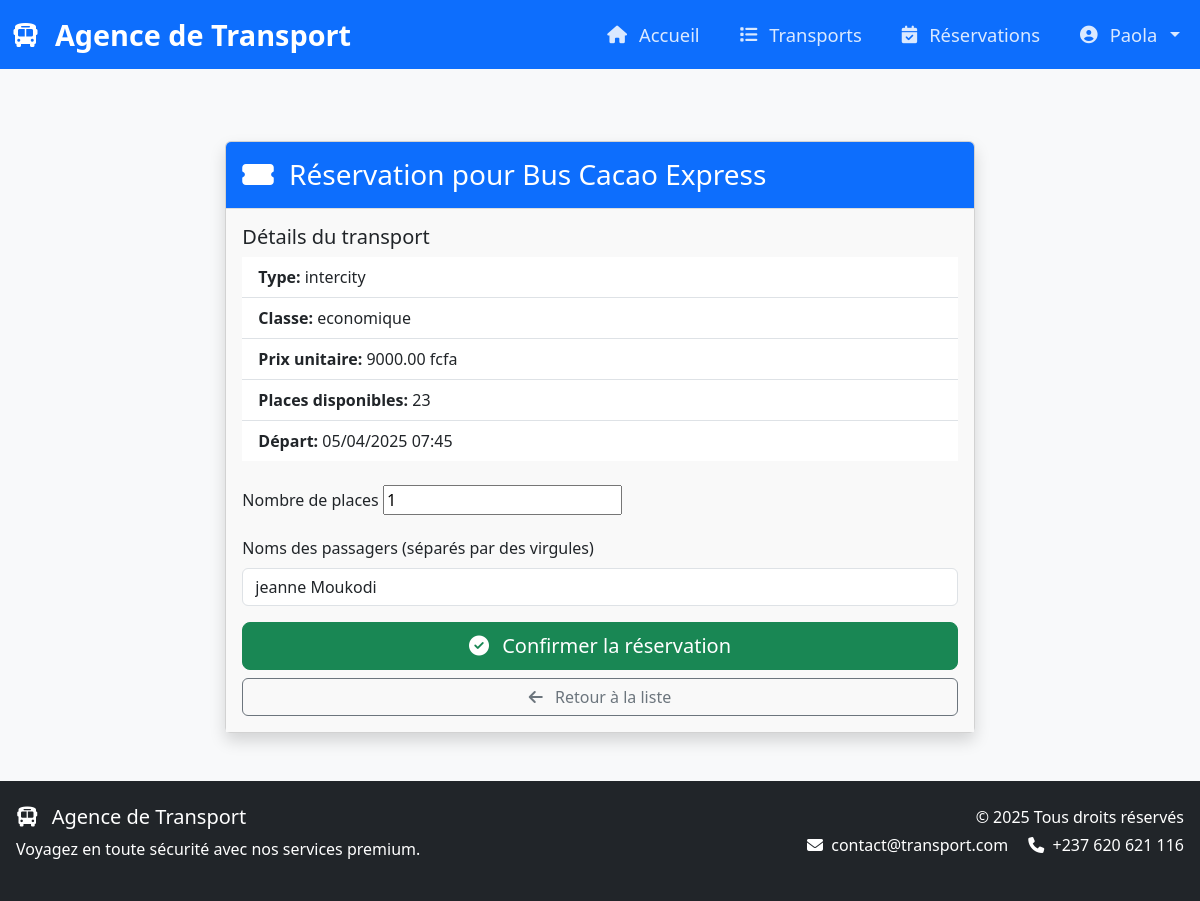
Before: /voyage/reserve/4/ (signed in) with the older database file.
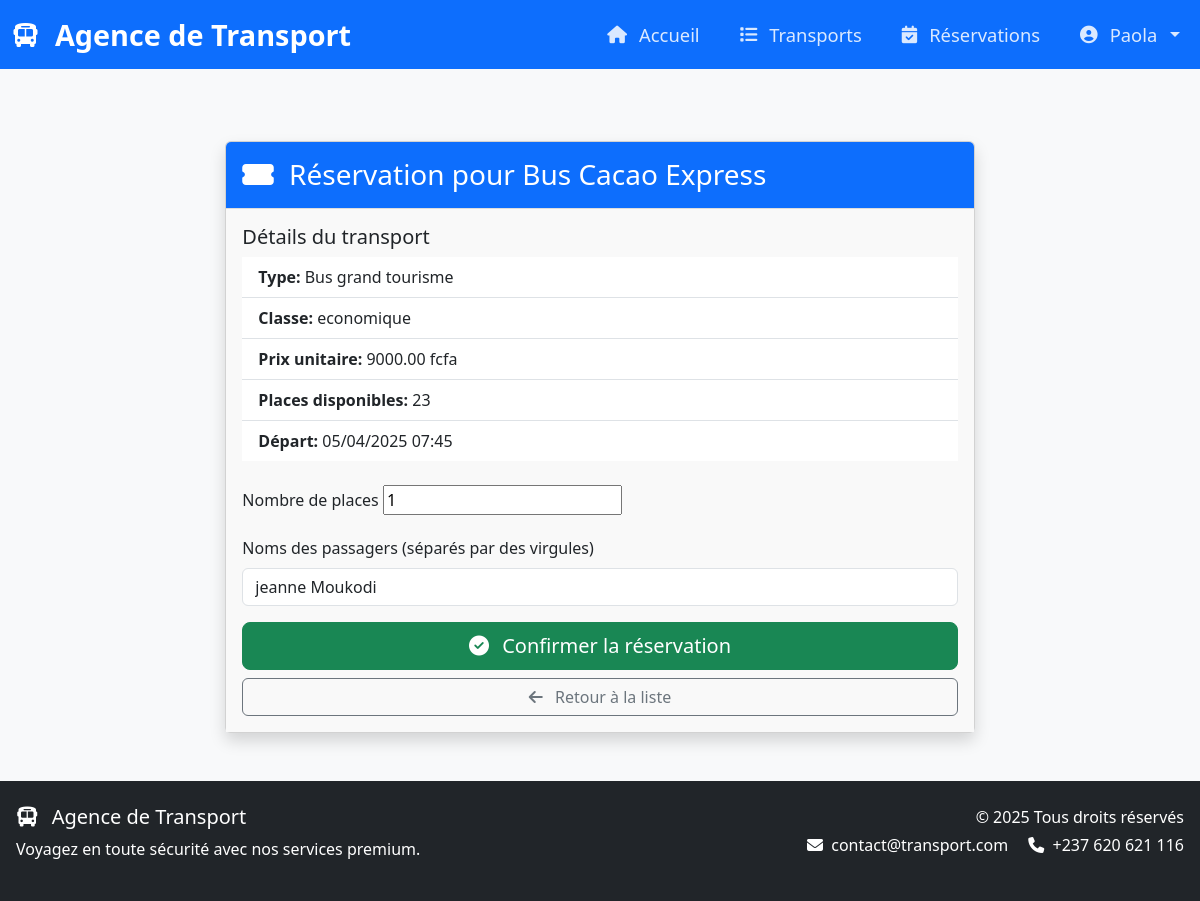
After: the same page with the newer database file.
### transport/models.py (models this page shows, shortened)
class Transport(models.Model):
    TRANSPORT_TYPES = [
    ('minibus', 'Minibus'),
    ('microbus', 'Microbus'),
    ('urbain', 'Urbain'),
    ('articuled_bus', 'Bus articulé'),
    ('coach_bus', 'Bus grand tourisme'),
    ('articulated_bus', 'Bus articulé'),
    ('double_decker', 'Bus à étage'),
    ('autre', 'Autre type de bus'),
]
    TRANSPORT_CLASSES = [
        ('commun', 'Commun'),
        ('vip', 'VIP'),
        ('luxe', 'Luxe'),
        ('eco', 'Economique'),
        ('premium', 'Premium'),
        ('standard', 'Standard'),  # Ajout de la valeur 'standard'
    ]
    name = models.CharField(max_length=100)
    description = models.TextField()
    type = models.CharField(max_length=20, choices=TRANSPORT_TYPES, default='minibus')
    classe = models.CharField(max_length=10, choices=TRANSPORT_CLASSES, default='commun')
    capacity = models.PositiveIntegerField(validators=[MinValueValidator(1)])
    available_seats = models.PositiveIntegerField(default=0)
    departure_time = models.DateTimeField()
    arrival_time = models.DateTimeField()
    price = models.DecimalField(max_digits=10, decimal_places=2, validators=[MinValueValidator(0)])
    departure_city = models.CharField(max_length=100)
    arrival_city = models.CharField(max_length=100)
    class Meta:
        ordering = ['departure_time']
        verbose_name = "Transport"
        verbose_name_plural = "Transports"

### transport/views.py (the view)
# urls.py: path('reserve/<int:transport_id>/', views.reserve_transport, name='reserve_transport'),
@login_required
@transaction.atomic
def reserve_transport(request, transport_id):
    transport = get_object_or_404(Transport, id=transport_id)
    if transport.available_seats <= 0:
        messages.error(request, "Ce transport est complet.")
        return redirect('transport:transport_detail', transport_id=transport.id)
    if request.method == 'POST':
        form = ReservationForm(request.POST)
        if form.is_valid():
            try:
                reservation = form.save(commit=False)
                reservation.client = request.user
                reservation.transport = transport
                reservation.status = 'pendding'  # Utilisation de la constante
                reservation.departure_time = transport.departure_time
                reservation.arrival_time = transport.arrival_time
                reservation.total_price = Decimal(reservation.number_of_seats) * transport.price
                if reservation.number_of_seats > transport.available_seats:
                    messages.error(request, f"Seulement {transport.available_seats} places disponibles")
                    return redirect('transport:reserve_transport', transport_id=transport.id)
                with transaction.atomic():
                    reservation.save()  # Appellera save() du modèle
                    transport.available_seats -= reservation.number_of_seats
                    transport.save()
                messages.success(request, "Réservation créée avec succès!")
                return redirect('transport:create_payment', reservation_id=reservation.id)
            except Exception as e:
                messages.error(request, f"Erreur lors de la création: {str(e)}")
        else:
            for field, errors in form.errors.items():
                messages.error(request, f"{field}: {', '.join(errors)}")
    else:
        form = ReservationForm(initial={
            'number_of_seats': 1,
            'passenger_names': request.user.get_full_name() or request.user.username
        })
    return render(request, 'transport/reserve_transport.html', {
        'transport': transport,
        'form': form,
        'can_reserve': transport.available_seats > 0
    })

### transport/forms.py (shortened to what this page needs)
class ReservationForm(forms.ModelForm):
    passenger_names = forms.CharField(
        required=False,
        label='Noms des passagers',
        widget=forms.TextInput(attrs={
            'class': 'form-control',
            'placeholder': 'Ex : Alice, Bob, Charlie'
        })
    )
    class Meta:
        model = Reservation
        fields = ['number_of_seats', 'passenger_names']
        widgets = {
            'number_of_seats': forms.NumberInput(attrs={
                'class': 'form-control',
                'min': 1,
                'placeholder': 'Ex : 2'
            }),
        }
    class Meta:
        model = Reservation
        fields = ['number_of_seats']
    def __init__(self, *args, **kwargs):
        self.transport = kwargs.pop('transport', None)
        super().__init__(*args, **kwargs)

### transport/templates/transport/reserve_transport.html (shortened to what this page needs)
{% extends 'transport/base.html' %}
{% load static %}
{% block content %}
<link rel="stylesheet" href="{% static 'transport/css/reservation.css' %}">
<div class="container mt-4">
    <div class="row">
        <div class="col-md-8 mx-auto">
            <div class="card shadow">
                <div class="card-header bg-primary text-white">
                    <h3 class="mb-0">
                        <i class="fas fa-ticket-alt me-2"></i>
                        Réservation pour {{ transport.name }}
                    </h3>
                </div>
                <div class="card-body">
                    <div class="mb-4">
                        <h5>Détails du transport</h5>
                        <ul class="list-group list-group-flush">
                            <li class="list-group-item">
                                <strong>Type:</strong> {{ transport.get_type_display }}
                            </li>
                            <li class="list-group-item">
                                <strong>Classe:</strong> {{ transport.get_classe_display }}
                            </li>
                            <li class="list-group-item">
                                <strong>Prix unitaire:</strong> {{ transport.price }} fcfa
                            </li>
                            <li class="list-group-item">
                                <strong>Places disponibles:</strong> {{ transport.available_seats }}
                            </li>
                            <li class="list-group-item">
                                <strong>Départ:</strong> {{ transport.departure_time|date:"d/m/Y H:i" }}
                            </li>
                        </ul>
                    </div>
                    <form method="post">
                        <div class="mb-3">
                            <label for="{{ form.number_of_seats.id_for_label }}" class="form-label">
                                Nombre de places
                            </label>
                            {{ form.number_of_seats }}
                        </div>
                        <div class="mb-3">
                            <label for="{{ form.passenger_names.id_for_label }}" class="form-label">
                                Noms des passagers (séparés par des virgules)
                            </label>
                            {{ form.passenger_names }}
                        </div>
                        <div class="d-grid gap-2">
                            <button type="submit" class="btn btn-success btn-lg" {% if not can_reserve %}disabled{% endif %}>
                                <i class="fas fa-check-circle me-2"></i>
                                Confirmer la réservation
                            </button>
                            <a href="{% url 'transport:transport_list' %}" class="btn btn-outline-secondary">
                                <i class="fas fa-arrow-left me-2"></i>
                                Retour à la liste
                            </a>
                        </div>
                    </form>
                </div>
            </div>
        </div>
    </div>
</div>
{% endblock %}

Changed rows visible on the page:
changed Transport "Bus Cacao Express": type "intercity" → "Bus grand tourisme"
